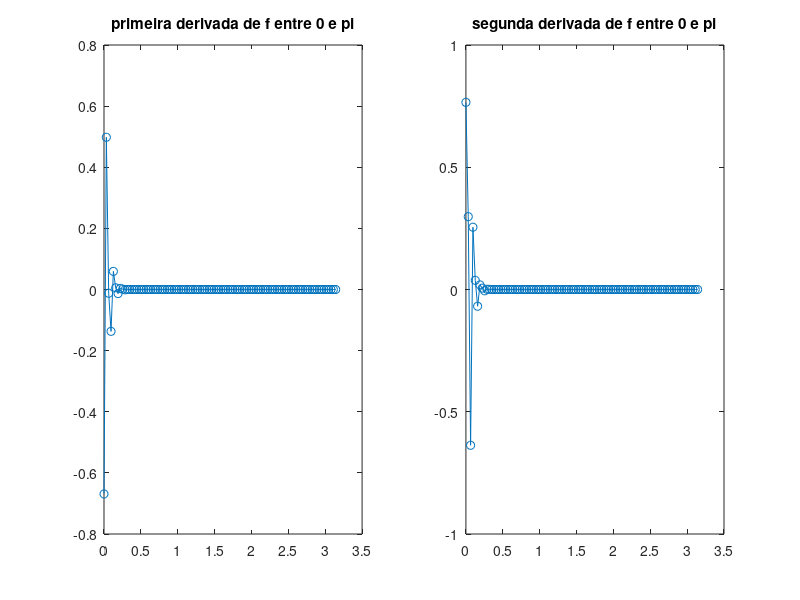
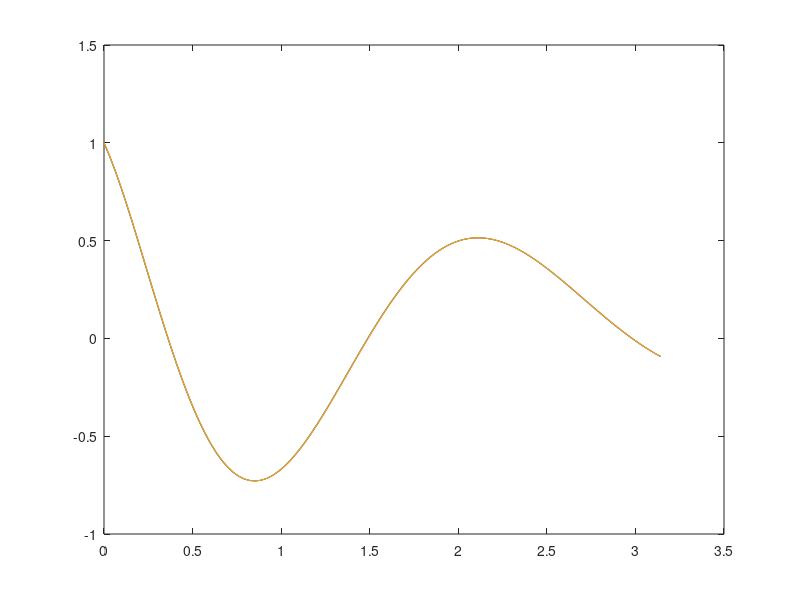
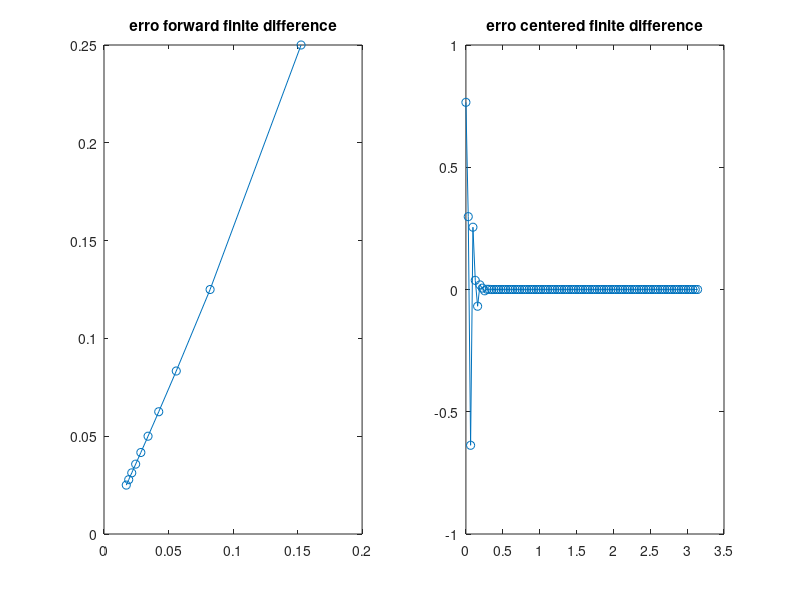
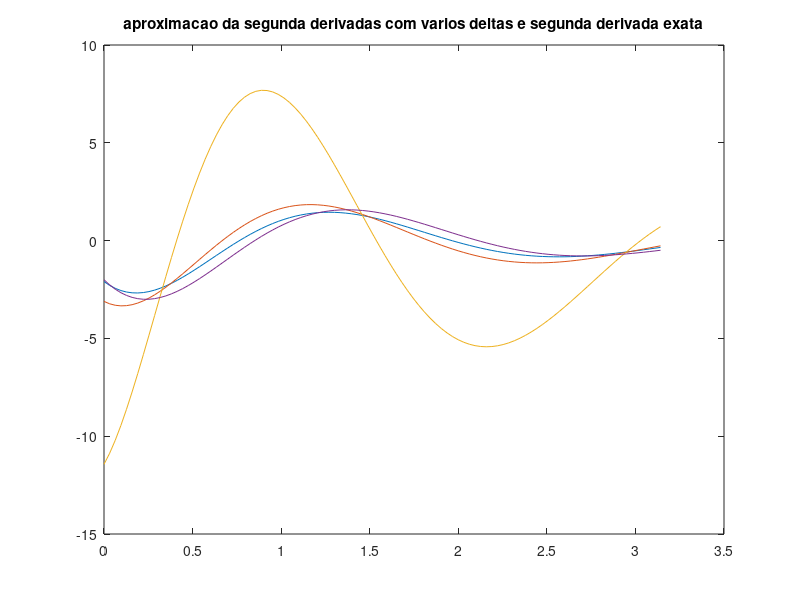

The MATLAB source for these figures, in order:
intervalo = linspace(0,pi,100);

f = @(x)(x*exp(-x)*cos(2*x));

#Exercicio 1
f_lin =  @(x)(exp(-x)*cos(2*x)+x*(-exp(-x)*cos(2*x)-2*exp(-x)*sin(2*x)));
f_2lin = @(x)(-3*exp(-x)*x*cos(2*x)+4*exp(-x)*x*sin(2*x)-2*exp(-x)*cos(2*x)-4*exp(-x)*sin(2*x));

y1 = zeros(1, length(intervalo));
y2 = zeros(1, length(intervalo));

for i=1:length(intervalo)
  y1(i) = f_lin(i);
  y2(i) = f_2lin(i);
endfor

subplot(1,2,1)
plot(intervalo,y1,'-o')
title("primeira derivada de f entre 0 e pi")
subplot(1,2,2)
plot(intervalo,y2,'-o')
title('segunda derivada de f entre 0 e pi')

#Exercicio 2
deltinha = [0.2,0.1,0.05,0.0025];
y_forward = zeros(1, length(intervalo));
y_backward = zeros(1, length(intervalo));
y_centered = zeros(1, length(intervalo));


for i=1:length(deltinha) 
  for j=1:length(intervalo)
    y_forward(j) = (f(intervalo(j)+deltinha(i)) - f(intervalo(j)))/deltinha(i) ;
    y_backward(j) = (f(intervalo(j)) - f(intervalo(j) - deltinha(i)))/deltinha(i);
    y_centered(j) = (f(intervalo(j) + deltinha(i)) - f(intervalo(j) - deltinha(i)))/(2*deltinha(i));
  endfor
endfor

y_centered


figure
plot(intervalo,y_forward,intervalo,y_backward,intervalo,y_centered)

#Exercicio 3
x_barra = pi/2;

k = [1,2,3,4,5,6,7,8,9,10];
delta = zeros(1,length(k));
ex3_1 = zeros(1,length(k));
ex3_2 = zeros(1,length(k));
erro_forward = zeros(1,length(k));
erro_centered = zeros(1,length(k));

for i=1:length(k)
  delta(i) = 0.25/k(i);
endfor

for i=1:length(delta)
  ex3_1(i) = (f(x_barra+delta(i)) - f(x_barra))/(delta(i));
  ex3_2(i) = (f(x_barra + delta(i)) - f(x_barra - delta(i)))/(2*delta(i));
 endfor
 
 for i=1:length(delta)
  erro_forward(i) = abs(ex3_1(i) - f_lin(x_barra));
  erro_centered(i) = abs(ex3_2(i) - f_lin(x_barra));
 endfor
 
figure
subplot(1,2,1)
plot(erro_forward,delta,'-o')
title("erro forward finite difference")
subplot(1,2,2)
plot(intervalo,y2,'-o')
title('erro centered finite difference')

#Exercicio 4
delta2 = [0.2,0.1,0.01];
y_seg = zeros(length(delta2), length(intervalo))
y_4 = zeros(1, length(intervalo))

for i=1:length(intervalo)
  for j=1:length(delta2)
    y_seg(j,i) = (f(intervalo(i) + delta2(j)) - 2*f(intervalo(i)) + f(intervalo(i) - delta(j)))/(delta(j)^2)
  endfor
endfor

for i=1:length(intervalo)
  y_4(i) = f_2lin(intervalo(i))
endfor


figure
plot(intervalo,y_seg,intervalo,y_4)
title('aproximacao da segunda derivadas com varios deltas e segunda derivada exata')